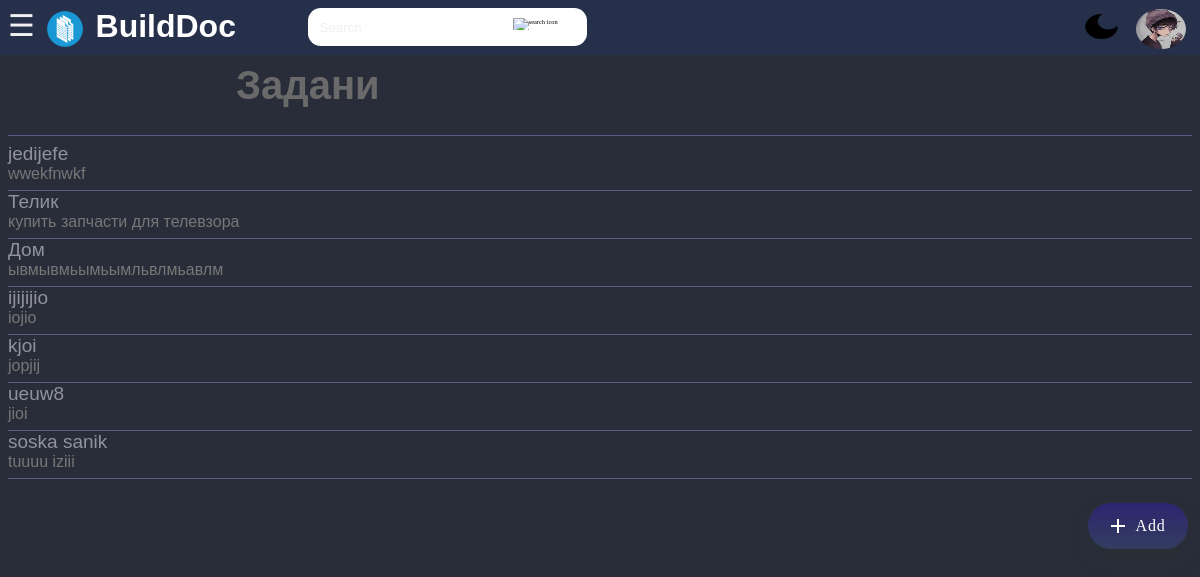
The page /tasks on the database its author committed.
### main/models.py (models this page shows, shortened)
class Task(models.Model):
    title=models.CharField('Название', max_length=200)
    task=models.TextField('Описание')

### main/views.py (the view)
# urls.py: path('tasks',views.tasks,name='tasks'),
def tasks(request):
    tasks=Task.objects.all()
    return render(request,'main/tasks.html',{'title':'tasks room','tasks':tasks})

### main/templates/main/tasks.html (shortened to what this page needs)
{% load static %}
<!DOCTYPE html>
<html>
<head>
  <link rel="stylesheet" href="{% static 'main/css/Style.css' %}">
</head>
<body>
  <div class="header">
    <nav>
      <div id="LOGO"><img src="{% static 'main/img/log.png' %}" alt="logo"></div>
      <h1 id="text">BuildDoc</h1>
      <div id="main">
        <span style="font-size:30px;cursor:pointer" class="openbtn" onclick="openNav()">&#9776; </span>
      </div>
      <div class="container">
        <form method="GET" action="{% url 'upload' %}">
        <input type="text" maxlength="30" placeholder="Search" class="searchbar">
        <img src="https://images-na.ssl-images-amazon.com/images/I/41gYkruZM2L.png" alt="search icon" class="button">
        </form>
      </div>
    </nav>
    <div class="dropdown">
      <button class="but"><img src="{% static 'main/img/ava.png' %}" alt="avatar"></button>
    </div>
    <button class="btn-toggle"><img src="{% static 'main/img/dasd.png' %}" alt=""></button>
  </div>
  <div class="tt">
    <h1>Задани</h1>
  </div>
  <div class="add">
<div class="css-1dbjc4n" style="background-color: rgb(89, 89, 135); height: 1px;"></div><br>
  <form action={% url 'add' %}>
  <button class="cssbuttons-io-button">
    <svg xmlns="http://www.w3.org/2000/svg" viewBox="0 0 24 24" width="24" height="24"><path fill="none" d="M0 0h24v24H0z"></path><path fill="currentColor" d="M11 11V5h2v6h6v2h-6v6h-2v-6H5v-2z"></path></svg>
    <span>Add</span>
  </button>
</form>
</div>
{% block content  %}
  {%  if tasks  %}
    {% for el in tasks %}
      <div class=first-main>
        {{el.title}}</div>
        <div class=first> {{el.task}}
        </div><br>
        <div class="css-1dbjc4n" style="background-color: rgb(89, 89, 135); height: 1px;"></div>
    {% endfor %}  <br>
  {% else %}
        <div class='first-main'>Нету задании!!</div>
  {% endif %}
{% endblock content  %}
</body>
</html>

### main/static/main/css/Style.css (style rules this page uses)
nav { width: 100%; margin: 0 0; }
nav:before { content: ""; display: block; height: 55px; width: 100%; background: #26304A; position: absolute; left: 0; top: 0; z-index:-1; }
body { background-color: #292D3A; }
.tt { position: relative; margin-right: 1300px; margin-top:55px; color: #6b6a6a; font-size:20px; font-family: 'Franklin Gothic Medium', 'Arial Narrow', Arial, sans-serif; }
.first { color: rgb(119, 119, 119); font-size: 16px; font-family: 'Franklin Gothic Medium', 'Arial Narrow', Arial, sans-serif; }
.first-main { font-size: 19px; text-align: left; color: #90929f; cursor: pointer; word-break: break-word; font-family: 'Franklin Gothic Medium', 'Arial Narrow', Arial, sans-serif; }
.cssbuttons-io-button { display: flex; align-items: center; font-family: inherit; font-weight: 500; font-size: 16px; padding: 0.7em 1.4em 0.7em 1.1em; color: white; background: #ad5389; background: linear-gradient(0deg, rgb(52, 61, 95) 0%, rgb(44, 38, 113) 100%); border: none; box-shadow: 0 0.7em 1.5em -0.5em #25352a98; letter-spacing: 0.05em; border-radius: 20em; float: right; margin-top: 30%; margin-left: 90%; position: absolute; cursor: pointer; }
.cssbuttons-io-button svg { margin-right: 6px; }
#main { transition: margin-left .5s; padding: 0px; color: #f1f1f1; position: absolute; }
#LOGO img { width: 42px; height: 42px; display: block; margin-left: 3%; margin-top: 0px; float: left; }
#text { font-family: 'Franklin Gothic Medium', 'Arial Narrow', Arial, sans-serif; margin-top: 0%; margin-left: 10px ; color: #ffffff; position: relative; float:left; font-size: xx-large; }
.dropdown { display: inline-block; position: relative; float:right; margin-top: 0; border-radius: 30%; cursor: pointer; }
.dropdown img { width: 50px; height: 40px; background: transparent; border-radius: 50%; cursor: pointer; }
.but { border: none; border-radius: 40%; background: transparent; }
*::after, *::before { margin: 0; padding: 0; box-sizing: inherit; }
html { font-size: 40%; }
body { box-sizing: border-box; }
.container { width: 40rem; height: 0PX; margin: 0 1rem; position: relative; margin-left: 300PX; margin-top: 0px; }
.searchbar { font-size: 20; width: 40rem; height: 5; border: none; outline:none; border-radius: 2rem; padding: 1.8rem; transition: all .1s; transition-delay: .1s; color: rgb(0, 0, 0); }
.button { height: 2rem; position: absolute; top: 1.5rem; right: 1rem; transition: all .1s; transition-delay: .1s; }
.searchbar::placeholder { opacity: .1; }
body { color: rgb(253, 253, 253)efe; background: #292D3A; }
.btn-toggle { background: transparent; border: none; float: right; right: 15px; }
.btn-toggle img { width: 45px; height: 35px; cursor: pointer; background-color: #26304A; }

### rows shown on the page
Task: title "jedijefe", task "wwekfnwkf"
Task: title "Телик", task "купить запчасти для телевзора"
Task: title "Дом", task "ывмывмьымьымльвлмьавлм"
Task: title "ijijijio", task "iojio"
Task: title "kjoi", task "jopjij"
Task: title "ueuw8", task "jioi"
Task: title "soska sanik", task "tuuuu iziii"
